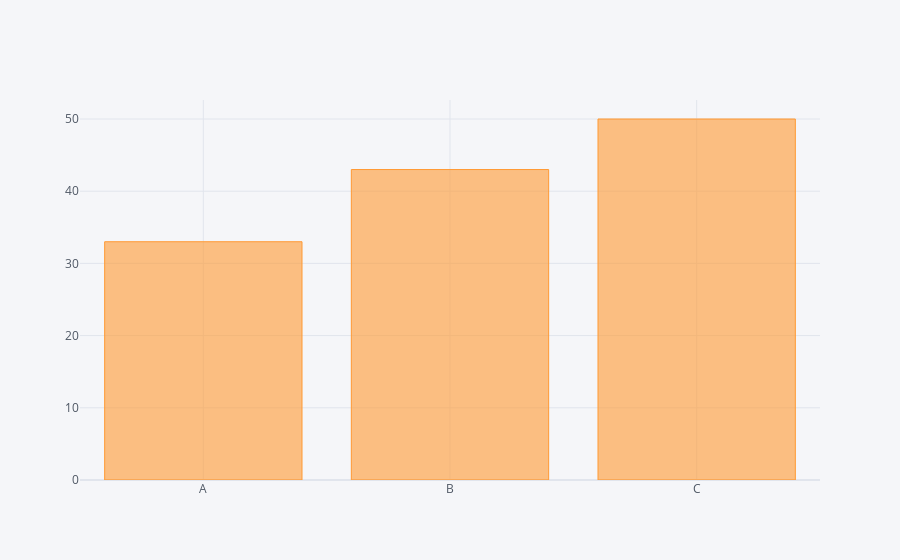

Notebook source saved alongside this figure:
### Code cell
f2 = df2.iplot(
    kind='bar',
    x='Category',
    y='values'
)

### Figure 1 — Plotly figure (JSON) as saved in the notebook; plotly's stock layout.template omitted (floating-point values rounded to 4 significant figures)
{"data": [{"marker": {"color": "rgba(255, 153, 51, 0.6)", "line": {"color": "rgba(255, 153, 51, 1.0)", "width": 1}}, "name": "values", "orientation": "v", "text": "", "type": "bar", "x": ["A", "B", "C"], "y": [33, 43, 50]}], "layout": {"legend": {"bgcolor": "#F5F6F9", "font": {"color": "#4D5663"}}, "paper_bgcolor": "#F5F6F9", "plot_bgcolor": "#F5F6F9", "title": {"font": {"color": "#4D5663"}}, "xaxis": {"gridcolor": "#E1E5ED", "showgrid": true, "tickfont": {"color": "#4D5663"}, "title": {"font": {"color": "#4D5663"}, "text": ""}, "zerolinecolor": "#E1E5ED"}, "yaxis": {"gridcolor": "#E1E5ED", "showgrid": true, "tickfont": {"color": "#4D5663"}, "title": {"font": {"color": "#4D5663"}, "text": ""}, "zerolinecolor": "#E1E5ED"}}}
